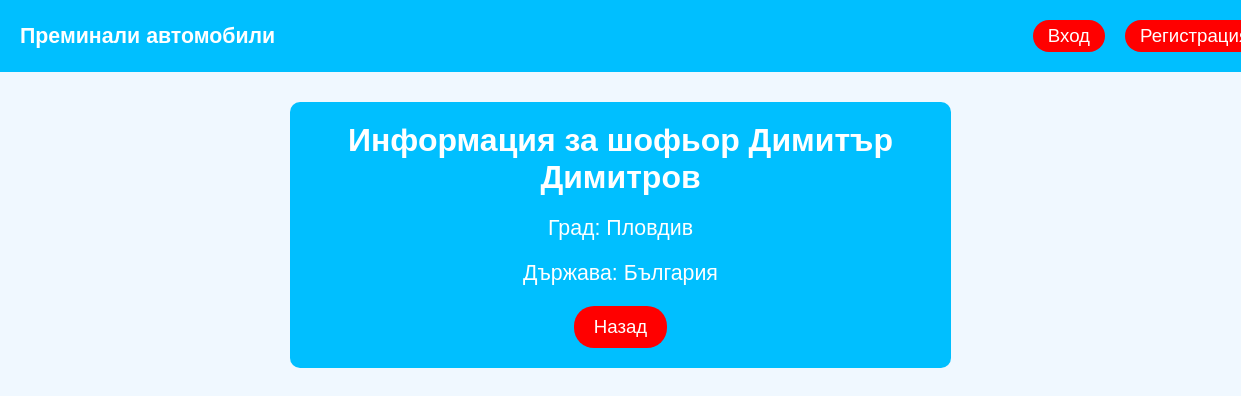
The page /driver_info/driver_info.php?id=2 on the database its author committed.
### tables this page shows
CREATE TABLE `drivers` (
  `id` int(11) NOT NULL,
  `firstname` varchar(20) NOT NULL,
  `lastname` varchar(20) NOT NULL,
  `city` varchar(20) NOT NULL,
  `country` varchar(20) NOT NULL
);

### driver_info/driver_info.php (the view, shortened to what this page needs)
<!DOCTYPE html>
<html lang="en">
<head>
    <link rel="stylesheet" href="driver_info.css">
</head>
<body>
    <header>
        <p>Преминали автомобили</p>
        <?php
        if (isset($_SESSION["user"])) {
            echo "<a href='javascript:void(0)' onclick='confirmLogout()' class='link'>Изход</a>";
        } else {
            echo "<a href='../login/login_form.php' class='link'>Вход</a>";
            echo "<a href='../register/register_form.php' class='link'>Регистрация</a>";
        }
        ?>
    </header>
    <section class="driver-container">
        <?php
        include "../constants.php";
        $driverId = $_GET["id"];
        $sqlQuery = "SELECT * FROM drivers WHERE id=$driverId";
        $result = mysqli_query($dbConnection, $sqlQuery);
        $info = mysqli_fetch_assoc($result);
        echo "<h2>Информация за шофьор {$info["firstname"]} {$info["lastname"]}</h2>";
        echo "<p>Град: {$info["city"]}</p>";
        echo "<p>Държава: {$info["country"]}</p>";
        ?>
        <a href="../automobile_list/automobile_list.php">Назад</a>
    </section>
</body>
</html>

### driver_info/driver_info.css (style rules this page uses)
*, *::after, *::before { margin: 0; padding: 0; font-family: Arial, Helvetica, sans-serif; }
a { text-decoration: none; }
body { background-color: aliceblue; }
header { width: 100%; padding: 20px 0; background-color: rgb(0, 191, 255); color: white; display: flex; align-items: center; gap:20px; }
header a { font-size: 14pt; }
header p { flex: 0 0 80%; font-weight: bold; font-size: 16pt; padding-left: 20px; }
.link { padding: 5px 15px 5px 15px; border-radius: 20px; background-color: red; color: white; }
.driver-container { margin: 30px auto; padding: 20px; background-color: rgb(0, 191, 255); border-radius: 10px; width: 50vw; display: flex; flex-direction: column; align-items: center; gap:20px; color: white; font-size: 16pt; text-align: center; word-wrap: break-word; }
.driver-container a { padding: 10px 20px 10px 20px; border-radius: 20px; background-color: red; color: white; font-size: 14pt; }
@media (max-width:1260px) { header p { flex: 0 0 80%; } }

### rows shown on the page
drivers: firstname "Димитър", lastname "Димитров", city "Пловдив", country "България"
